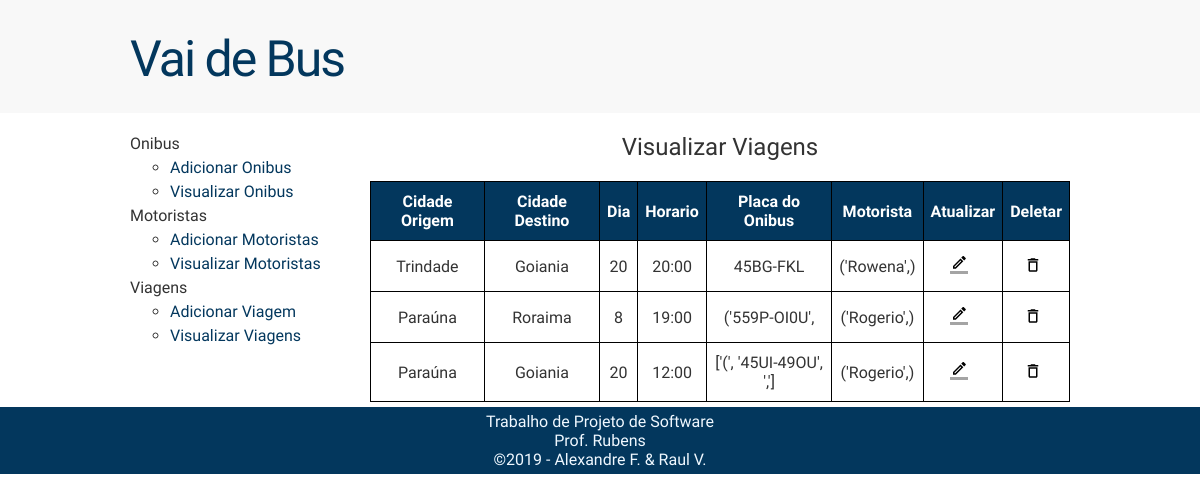
The page /admin/controlPanel/selectViagem on the database as committed earlier.
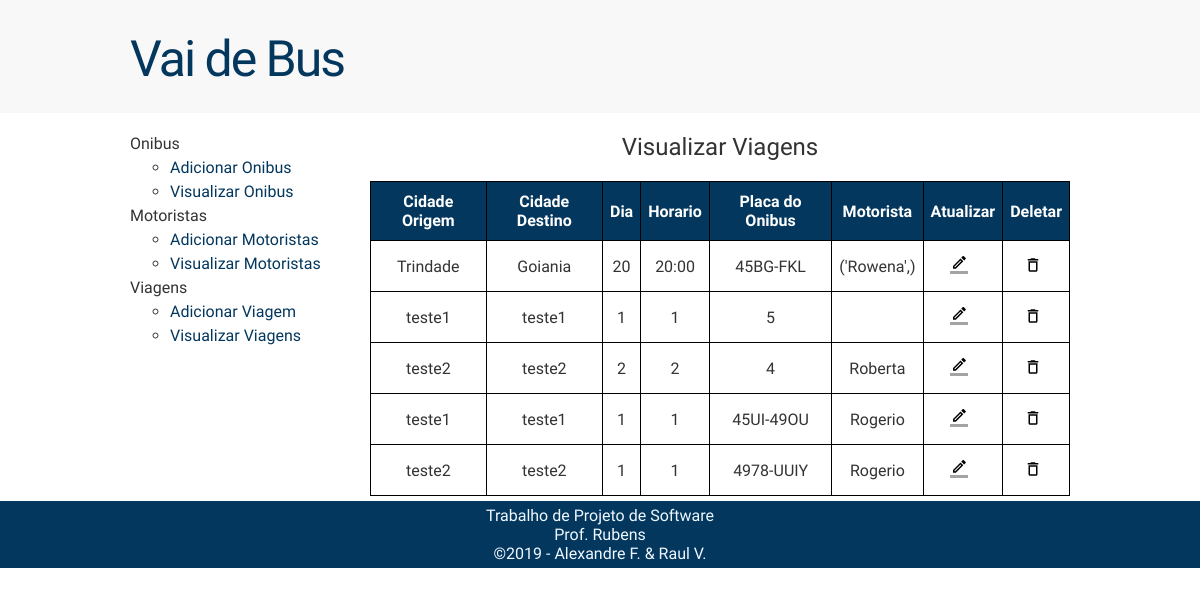
The same page on the database as committed later.
### tables this page shows
CREATE TABLE viagens 	(numViagem INTEGER NOT NULL PRIMARY KEY AUTOINCREMENT,
						onibusPlaca TEXT UNIQUE NOT NULL,
						motoristaViagem TEXT NOT NULL,
						diaViagem TEXT NOT NULL,
						horario TEXT NOT NULL,
						cidadeOrigem TEXT NOT NULL,
						cidadeDestino TEXT NOT NULL);

### admin.py (the view)
	@app.route ("/admin/controlPanel/selectViagem", methods=["GET", "POST",])
	def selectViagem ():
		if request.method  == "GET":
			return render_template ("selectViagem.html", dataViagens = dbSelectAllViagens ())

### database.py (called while the page is built)
def dbSelectAllViagens ():
	connection = sqlite3.connect ("CompOnibus.db")
	cursor = connection.cursor ()
	command = """
	SELECT cidadeOrigem, cidadeDestino, diaViagem, horario, onibusPlaca, motoristaViagem, numViagem
	FROM viagens"""
	cursor.execute (command)
	data = cursor.fetchall ()
	connection.close ()
	return data

### templates/selectViagem.html
{% extends "baseAdmin.html" %}
{% block style %}
<link rel="stylesheet" type="text/css" href="{{ url_for('static', filename='css/styleAdminSelect.css') }}">
{% endblock %}
{% block content %}
    <div class="visualizeBox">
        <h2 class="tituloViagem">Visualizar Viagens</h2>
        <table>
        	<tr>
        		<th>Cidade Origem</th>
        		<th>Cidade Destino</th>
                <th>Dia</th>
        		<th>Horario</th>
        		<th>Placa do Onibus</th>
        		<th>Motorista</th>
                <th>Atualizar</th>
                <th>Deletar</th>
        	</tr>
        	{% for item in dataViagens %}
        		<tr>
        			{% for count in range (6) %}
        				<td> {{item[count]}} </td>
        			{% endfor %}
                    <form action= "{{ url_for('updateViagem') }}" method="POST">
                        <td class="button"> <button type="submit" class="botao atualizar" name="atualizar" value={{ item[6] }}></button></td>
                    </form>
                    <form action= "{{ url_for('deleteViagem') }}" method="POST">
                        <td class="button"> <button type="submit" class="botao deletar" name="deletar" value={{ item[6] }}></button></td>
                    </form>
        		</tr>
        	{% endfor %}
        </table>
    </div>
{% endblock %}

Rows that differ between the two databases and show on the page:
removed viagens: cidadeOrigem "Paraúna" "Roraima" "8" "19:00" "('559P-OI0U'," "('Rogerio',)"
removed viagens: cidadeOrigem "Paraúna" "Goiania" "20" "12:00" "['(', '45UI-49OU', ',']" "('Rogerio',)"
added viagens: cidadeOrigem "teste1" "teste1" "1" "1" "5"
added viagens: cidadeOrigem "teste2" "teste2" "2" "2" "4" "Roberta"
added viagens: cidadeOrigem "teste1" "teste1" "1" "1" "45UI-49OU" "Rogerio"
added viagens: cidadeOrigem "teste2" "teste2" "1" "1" "4978-UUIY" "Rogerio"
